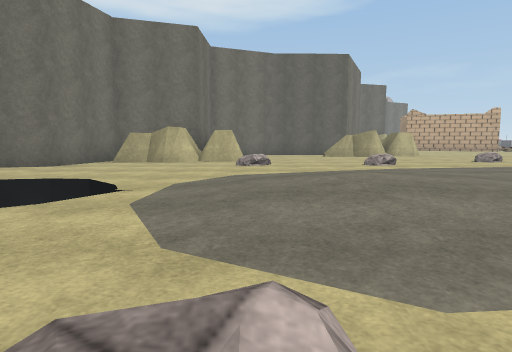
view 1 (above)

24 first-person views from a walk through a 3-D level made in the Unity game engine. The camera is 1.2 m above the floor, tilts 6° down and sees 75° across. The floor is counted in squares, 2 m on a side. Each view is taken from the middle of a square. On the plan, view 1 faces up. The plan holds only what a view shows up to about 10 squares ahead; the rest is blank. The place goes on beyond the plan. The player character is not drawn. Some surface patterns are stand-ins.

view 2
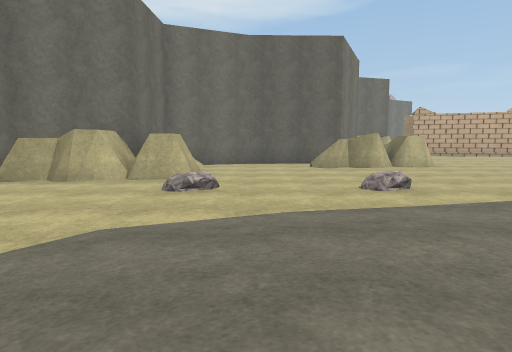

view 3
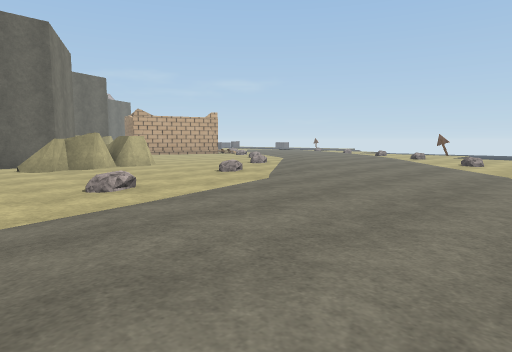

view 4
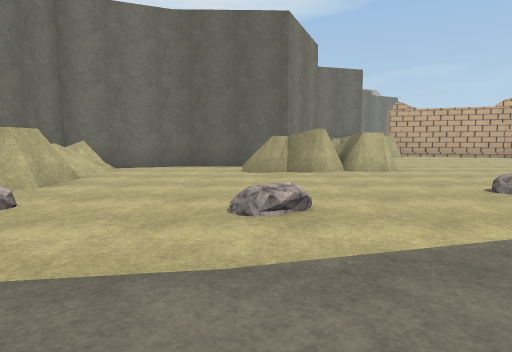

view 5
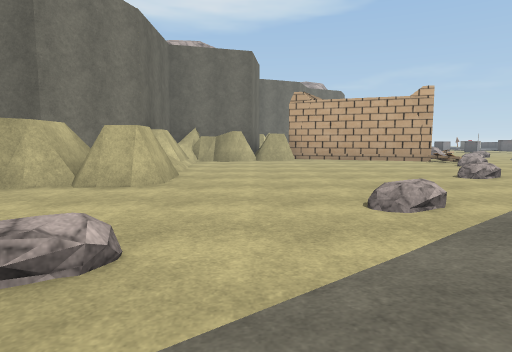

view 6
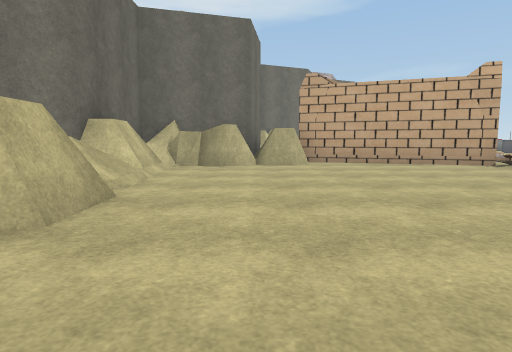

view 7
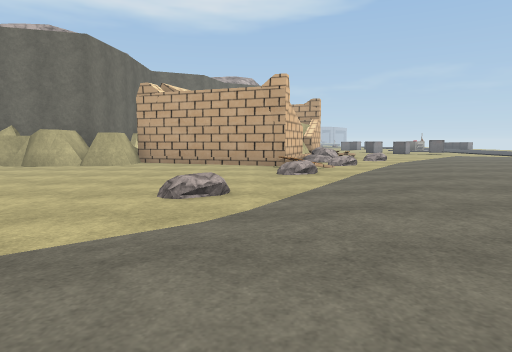

view 8
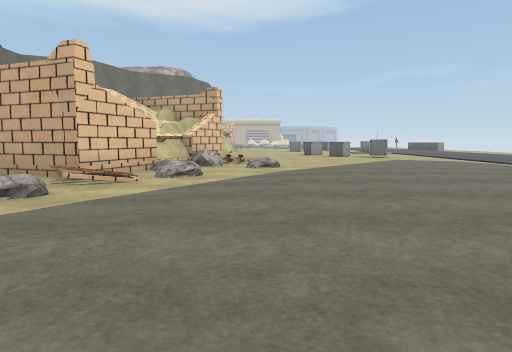

view 9
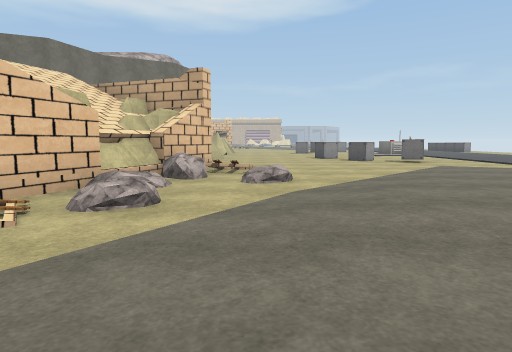

view 10
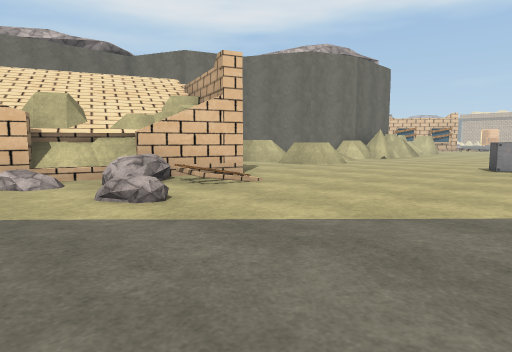

view 11
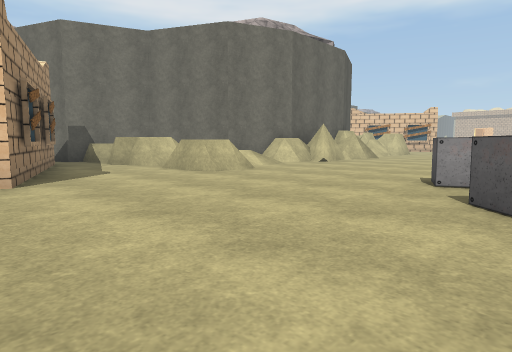

view 12
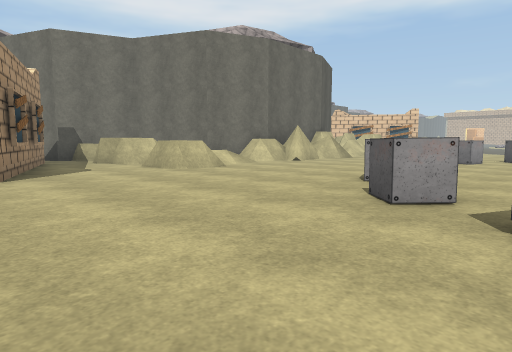

view 13
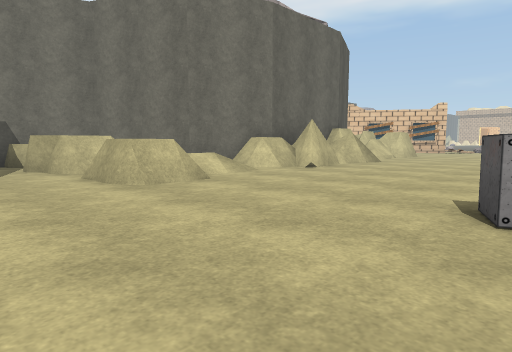

view 14
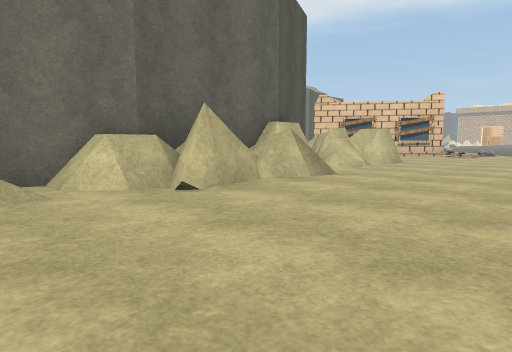

view 15
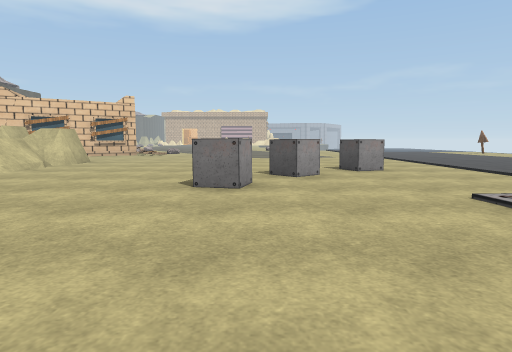

view 16
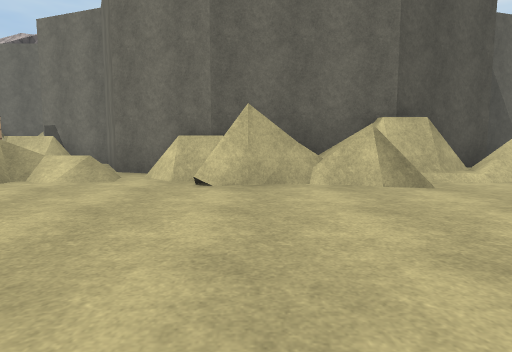

view 17
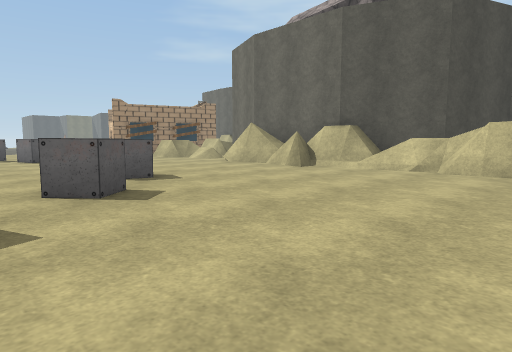

view 18
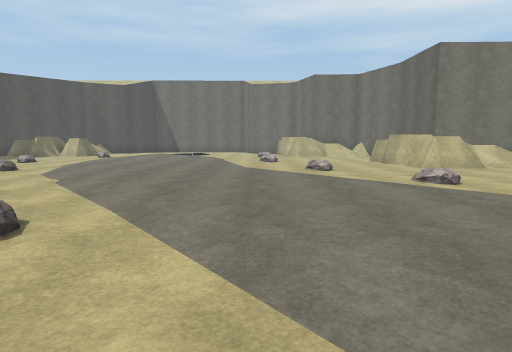

view 19
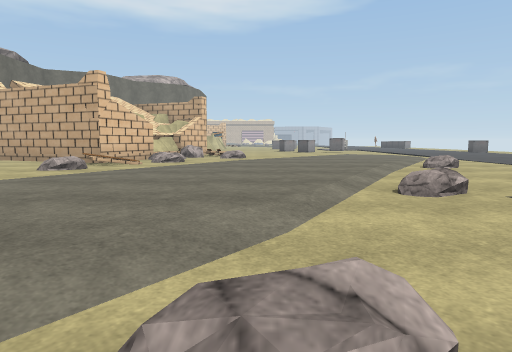

view 20
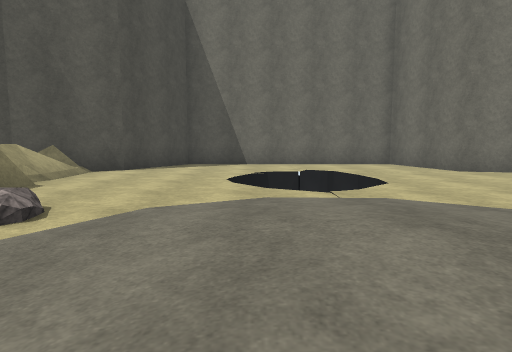

view 21
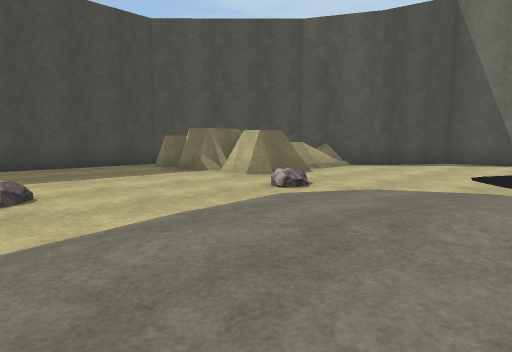

view 22
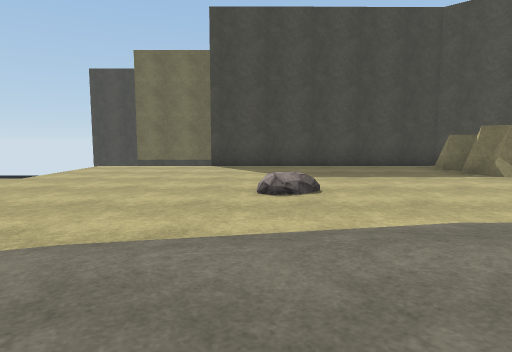

view 23
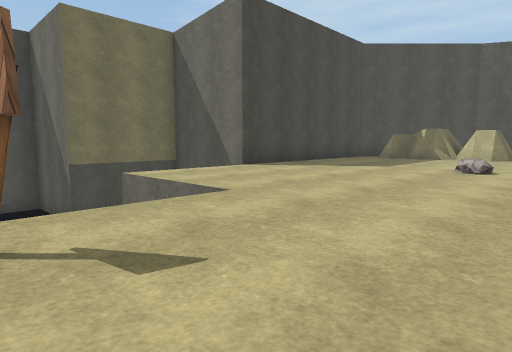

view 24
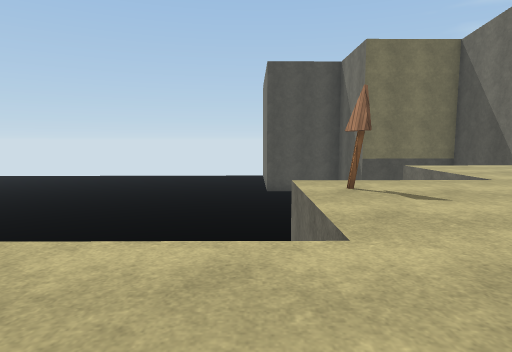

### Floor plan
Key: @ floor where view 1 was taken; # wall or solid block; . main floor; : floor 0.25 m higher than the main floor; + floor 0.5 m higher than the main floor; / step, stairs or slope; = window, fence, low wall or low ledge; ^ raised ledge; v drop or lower ground; O other object.
Columns run from 7 left of view 1 to 22 right of it. Each row starts with its distance up from view 1.
 40                       ........
 39                   #####.......
 38                     ###.......
 37                     ##/......^
 36                      #/....#^.
 35                      ##....#..
 34                      #^.......
 33                      ##.......
 32                      ##.......
 31                     ##/......
 30                    ##//......
 29                   ###=^....^.
 28                  #####^.....^.
 27                  #..........#^
 26                   OOO.........
 25                   O  OOO......
 24                   O   O//.....
 23                  OO  #OO/.....
 22                  O   ##O/.....
 21                #OOO  ##....::.
 20             #####.OO## ...:::.
 19             ###......O...::::/
 18             ##...........::::/
 17             ##.......+..:::://
 16            ##/..........:::/..
 15         ^^^#v=.........::::...
 14      ###...###.....:..:::://.
 13      #/...####.......:::::..v
 12      #/............/:::::/..
 11    ###=.........../:::  //.
 10    ####......./...::::   .
  9   ^.............::::::/
  8 ^^#............::::::/./
  7 ...............:::::...
  6 ........./::::::::/...
  5 ...vv..//::::::::/...
  4 ...  v./+::::::.....
  3 ...vv../:::::::..+ .
  2 .......///://........
  1 ......./......+....vv
  0 ^#.....@...........
 -1  ##/###...........O
 -2   ## ##.........vvv
 -3      ##.........
 -4       #.........  vvvvvvvv
 -5       ..........  vvvvvvvv
 -6       ^^^^^^^     vvvvvvvvv
 -7             ^     vvvvvvvvv
 -8             #vvv

Positions as (right, up) in squares from view 1, and headings:
1: (0, 0), facing up
2: (1, 3), facing up
3: (1, 3), facing up-right
4: (3, 5), facing up
5: (8, 8), facing up
6: (8, 11), facing up
7: (13, 10), facing up
8: (17, 13), facing up
9: (17, 16), facing up
10: (21, 20), facing up-left
11: (21, 24), facing up-left
12: (22, 24), facing up-left
13: (20, 26), facing up-left
14: (19, 30), facing up-left
15: (20, 30), facing up
16: (20, 33), facing left
17: (22, 40), facing down-left
18: (16, 8), facing left
19: (18, 10), facing up
20: (3, 3), facing left
21: (4, 4), facing down-left
22: (4, 4), facing down
23: (11, 1), facing down-left
24: (12, 3), facing down
